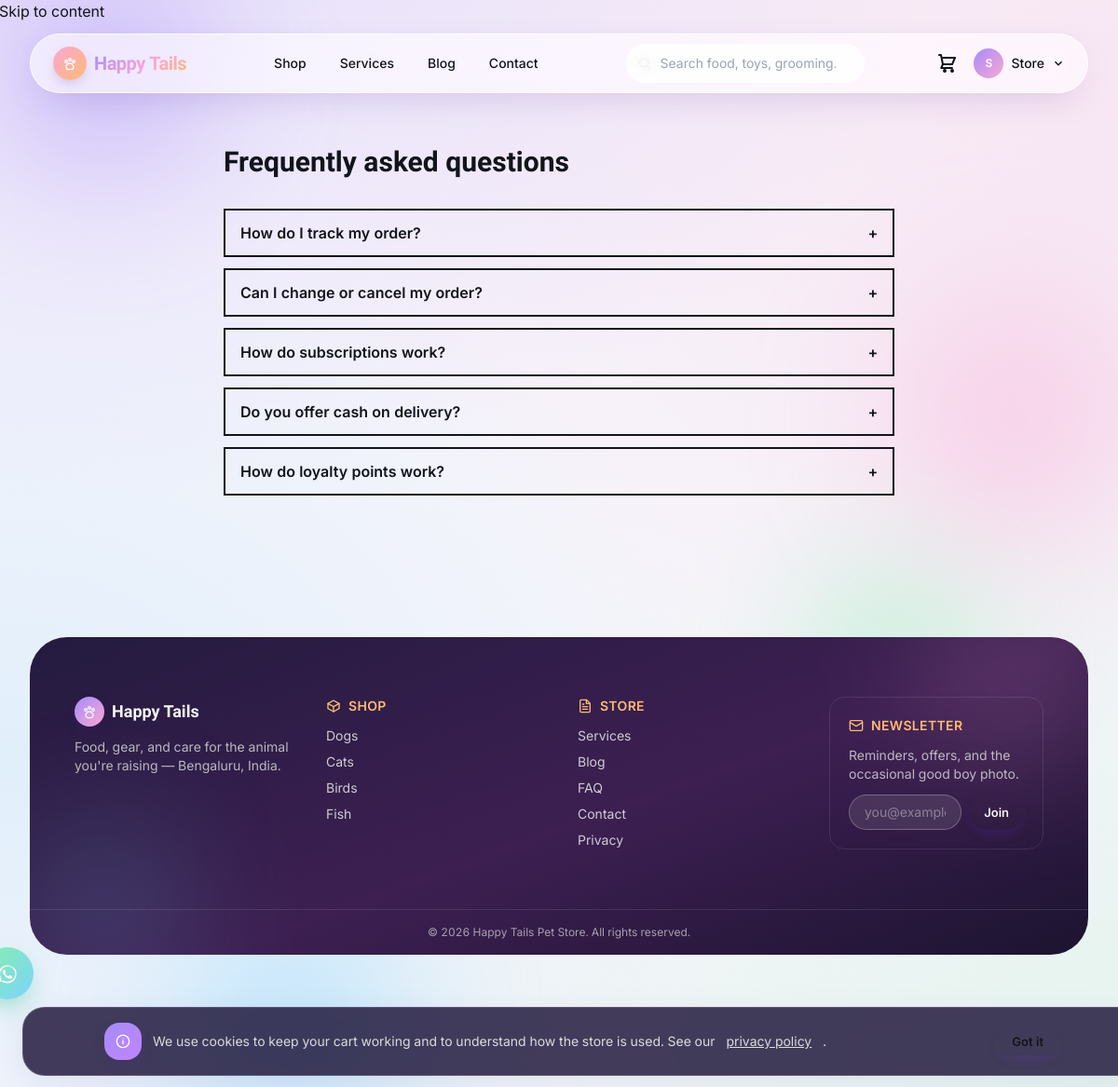
Screenshot of /faq (signed in) with the database file from the repository.
### tables this page shows
CREATE TABLE users (
    id INTEGER PRIMARY KEY AUTOINCREMENT,
    role_id INT NOT NULL,
    name VARCHAR(150) NOT NULL,
    email VARCHAR(191) NOT NULL,
    phone VARCHAR(20) NULL,
    referral_code VARCHAR(20) NULL,
    google_id VARCHAR(50) NULL,
    password_hash VARCHAR(255) NULL,
    is_active INTEGER NOT NULL DEFAULT 1,
    email_verified_at DATETIME NULL,
    two_factor_secret VARCHAR(191) NULL,
    two_factor_enabled INTEGER NOT NULL DEFAULT 0,
    must_reset_password INTEGER NOT NULL DEFAULT 0,
    last_login_at DATETIME NULL,
    last_login_ip VARCHAR(45) NULL,
    created_at DATETIME NOT NULL,
    updated_at DATETIME NOT NULL,
    deleted_at DATETIME NULL,
    CONSTRAINT users_role_fk FOREIGN KEY (role_id) REFERENCES roles(id)
    );

CREATE TABLE faqs (
    id INTEGER PRIMARY KEY AUTOINCREMENT,
    question VARCHAR(255) NOT NULL,
    answer TEXT NOT NULL,
    `group` VARCHAR(100) NOT NULL DEFAULT 'general',
    sort_order INT NOT NULL DEFAULT 0,
    is_published INTEGER NOT NULL DEFAULT 1,
    created_at DATETIME NOT NULL,
    updated_at DATETIME NOT NULL
    );

### app/Views/site/pages/faqs.php (the view, shortened to what the rows shown need)
<section class="mx-auto max-w-3xl px-4 sm:px-6 py-14" x-data="{ open: null }">
  <h1 class="font-display text-3xl font-bold">Frequently asked questions</h1>
  <?php if ($faqs === []): ?>
    <p class="mt-6 text-ink/60">No FAQs published yet.</p>
  <?php else: ?>
    <div class="mt-8 space-y-3">
      <?php foreach ($faqs as $i => $faq): ?>
        <div class="border-2 border-ink">
          <button type="button" @click="open = open === <?= $i ?> ? null : <?= $i ?>"
                  class="w-full flex items-center justify-between px-4 py-3 text-left font-semibold">
            <?= e($faq['question']) ?>
            <span x-text="open === <?= $i ?> ? '−' : '+'" aria-hidden="true"></span>
          </button>
        </div>
      <?php endforeach; ?>
    </div>
  <?php endif; ?>
</section>

### app/Core/Router.php (shortened to what the rows shown need)
<?php
final class Router
{
    private array $routes = [
        'GET' => [], 'POST' => [], 'PUT' => [], 'PATCH' => [], 'DELETE' => [],
    ];
    private string $groupPrefix = '';
    private array $groupMiddleware = [];
    public function group(array $attrs, callable $callback): void
    {
        $previousPrefix = $this->groupPrefix;
        $previousMiddleware = $this->groupMiddleware;
        $this->groupPrefix = $previousPrefix . ($attrs['prefix'] ?? '');
        $this->groupMiddleware = [...$previousMiddleware, ...($attrs['middleware'] ?? [])];
        $this->groupPrefix = $previousPrefix;
        $this->groupMiddleware = $previousMiddleware;
    }
    private function add(string $method, string $uri, mixed $handler, array $middleware): void
    {
        $uri = $this->groupPrefix . $uri;
        $uri = '/' . trim($uri, '/');
        $paramNames = [];
        $pattern = preg_replace_callback('#\{([a-zA-Z_][a-zA-Z0-9_]*)\}#', static function (array $m) use (&$paramNames) {
            $paramNames[] = $m[1];
            return '([^/]+)';
        }, $uri);
        $this->routes[$method][] = [
            'uri' => $uri,
            'pattern' => '#^' . $pattern . '$#',
            'handler' => $handler,
            'middleware' => [...$this->groupMiddleware, ...$middleware],
            'params' => $paramNames,
        ];
    }
    public function dispatch(Request $request): void
    {
        $method = $request->method();
        $path = $request->path();
        foreach ($this->routes[$method] ?? [] as $route) {
            if (preg_match($route['pattern'], $path, $matches)) {
                array_shift($matches);
                $params = array_combine($route['params'], $matches);
                $pipeline = array_reduce(
                    array_reverse($route['middleware']),
                    fn (callable $next, string $spec) => fn () => $this->resolveMiddleware($spec)->handle($request, $next),
                    fn () => $this->callHandler($route['handler'], $request, $params),
                );
                $pipeline();
                return;
            }
        }
    }
    private function resolveMiddleware(string $spec): object
    {
        $args = [];
        return new $class(...$args);
    }
    private function callHandler(mixed $handler, Request $request, array $params): mixed
    {
        if (is_array($handler)) {
            [$class, $method] = $handler;
            $controller = new $class();
            return $controller->{$method}($request, ...array_values($params));
        }
        throw new \RuntimeException('Invalid route handler');
    }
}

### app/Views/layouts/site.php (shortened to what the rows shown need)
<!doctype html>
<html lang="en">
<head>
<script src="https://cdn.tailwindcss.com"></script>
<link rel="stylesheet" href="/assets/css/app.css">
</head>
<body class="site-shell text-ink font-sans antialiased">
<div class="site-blob-layer" aria-hidden="true">
  <div class="site-blob site-blob--1"></div>
  <div class="site-blob site-blob--2"></div>
  <div class="site-blob site-blob--3"></div>
  <div class="site-blob site-blob--4"></div>
</div>
<a href="#main" class="sr-only focus:not-sr-only focus:absolute focus:top-2 focus:left-2 focus:z-50 focus:bg-leash focus:text-paper focus:px-4 focus:py-2">Skip to content</a>
<?php
  $cartItemCount = 0;
  if (auth()->check()) {
    $cartRow = \App\Core\Database::instance()->selectOne('SELECT id FROM carts WHERE user_id = :uid ORDER BY id DESC LIMIT 1', ['uid' => auth()->id()]);
    if ($cartRow) { $cartItemCount = \App\Models\Cart::itemCount((int) $cartRow['id']); }
  } elseif (!empty($_COOKIE['petshop_cart'])) {
    $cartRow = \App\Core\Database::instance()->selectOne('SELECT id FROM carts WHERE session_token = :t LIMIT 1', ['t' => $_COOKIE['petshop_cart']]);
    if ($cartRow) { $cartItemCount = \App\Models\Cart::itemCount((int) $cartRow['id']); }
  }
?>
<header class="sticky top-0 z-40 px-3 sm:px-6 lg:px-8 pt-3" x-data="{ open: false }">
  <div class="mx-auto max-w-7xl">
    <div class="site-nav flex h-16 items-center justify-between rounded-full px-4 sm:px-6 transition-shadow duration-300">
      <a href="/" class="flex items-center gap-2 font-display text-xl font-bold tracking-tight">
        <span class="icon-chip icon-chip-leash !w-9 !h-9 !rounded-full"><?= icon('paw', 'h-4 w-4') ?></span>
        <span class="text-gradient">Happy&nbsp;Tails</span>
      </a>
      <nav class="hidden md:flex items-center gap-1 text-sm font-medium" aria-label="Primary">
        <a href="/shop" class="rounded-full px-4 py-2 transition-colors duration-200 hover:bg-white/60 hover:text-[#7c3aed]">Shop</a>
        <a href="/services" class="rounded-full px-4 py-2 transition-colors duration-200 hover:bg-white/60 hover:text-[#7c3aed]">Services</a>
        <a href="/blog" class="rounded-full px-4 py-2 transition-colors duration-200 hover:bg-white/60 hover:text-[#7c3aed]">Blog</a>
        <a href="/contact" class="rounded-full px-4 py-2 transition-colors duration-200 hover:bg-white/60 hover:text-[#7c3aed]">Contact</a>
      </nav>
      <div class="hidden md:block relative w-64"
           x-data="{ q: '', results: [], open: false, timer: null,
                      search() { clearTimeout(this.timer); this.timer = setTimeout(async () => {
                        if (this.q.length < 2) { this.results = []; return; }
                        const res = await fetch('/api/v1/search/autocomplete?q=' + encodeURIComponent(this.q));
                        const data = await res.json();
                        this.results = data.results; this.open = true;
                      }, 200); } }"
           @click.outside="open = false">
        <span class="pointer-events-none absolute left-3 top-1/2 -translate-y-1/2 text-ink/40"><?= icon('search', 'h-4 w-4') ?></span>
        <input id="site-search" type="search" x-model="q" @input="search()" @focus="open = results.length > 0"
               placeholder="Search food, toys, grooming…" autocomplete="off"
               class="input !rounded-full pl-9 !bg-white/70 !border-white/80 text-sm">
      </div>
      <div class="flex items-center gap-4">
        <a href="/cart" class="relative flex items-center justify-center text-ink hover:text-[#7c3aed] transition-colors duration-150" aria-label="Cart<?= $cartItemCount > 0 ? ' — ' . $cartItemCount . ' item' . ($cartItemCount === 1 ? '' : 's') : '' ?>">
          <?= icon('cart', 'h-6 w-6') ?>
        </a>
        <?php if (auth()->check()): ?>
          <?php $navUser = auth()->user(); ?>
          <div class="relative" x-data="{ userMenuOpen: false }" @click.outside="userMenuOpen = false" @keydown.escape="userMenuOpen = false">
            <button type="button" @click="userMenuOpen = !userMenuOpen" :aria-expanded="userMenuOpen" aria-haspopup="true"
                    class="flex items-center gap-2 hover:text-[#7c3aed] transition-colors duration-150">
              <span class="flex h-8 w-8 shrink-0 items-center justify-center rounded-full text-paper text-xs font-bold" style="background: linear-gradient(135deg, var(--lav), var(--blush));" aria-hidden="true">
                <?= e(mb_strtoupper(mb_substr($navUser['name'], 0, 1))) ?>
              </span>
              <span class="hidden lg:inline text-sm font-medium max-w-[8rem] truncate"><?= e(explode(' ', (string) $navUser['name'])[0]) ?></span>
              <svg width="14" height="14" viewBox="0 0 24 24" fill="none" stroke="currentColor" stroke-width="2.5" aria-hidden="true"
                   class="hidden lg:block transition-transform duration-150" :class="userMenuOpen ? 'rotate-180' : ''">
                <path d="M6 9l6 6 6-6"/>
              </svg>
            </button>
          </div>
        <?php else: ?>
          <a href="/account/login" class="btn btn-primary btn-sm">Login</a>
        <?php endif; ?>
      </div>
    </div>
  </div>
</header>
<main id="main">
<?= \App\Core\View::section('content') ?>
</main>
<footer class="mt-24 mx-3 sm:mx-6 lg:mx-8 mb-3 rounded-[2.5rem] text-paper overflow-hidden relative" style="background: linear-gradient(160deg, #241b3f, #3d1f52 55%, #1c1430);">
  <div class="pointer-events-none absolute -top-24 -right-16 w-72 h-72 rounded-full opacity-25 blur-3xl" style="background: radial-gradient(circle, var(--blush), transparent 70%);"></div>
  <div class="pointer-events-none absolute -bottom-24 -left-16 w-72 h-72 rounded-full opacity-25 blur-3xl" style="background: radial-gradient(circle, var(--skyb), transparent 70%);"></div>
  <div class="relative mx-auto max-w-7xl px-6 sm:px-10 lg:px-12 py-16 grid grid-cols-1 md:grid-cols-4 gap-10">
    <div>
      <p class="flex items-center gap-2 font-display text-lg font-bold">
        <span class="icon-chip !w-8 !h-8" style="background: linear-gradient(135deg, var(--lav), var(--blush));"><?= icon('paw', 'h-4 w-4') ?></span>
        Happy Tails
      </p>
      <p class="mt-3 text-sm text-paper/70">Food, gear, and care for the animal you're raising — Bengaluru, India.</p>
    </div>
    <div>
      <p class="flex items-center gap-2 text-sm font-semibold uppercase tracking-wide" style="color: var(--peach);"><?= icon('box', 'h-4 w-4') ?> Shop</p>
      <ul class="mt-3 space-y-2 text-sm text-paper/80">
        <li><a href="/shop?pet=dog" class="hover:text-paper">Dogs</a></li>
        <li><a href="/shop?pet=cat" class="hover:text-paper">Cats</a></li>
        <li><a href="/shop?pet=bird" class="hover:text-paper">Birds</a></li>
        <li><a href="/shop?pet=fish" class="hover:text-paper">Fish</a></li>
      </ul>
    </div>
    <div>
      <p class="flex items-center gap-2 text-sm font-semibold uppercase tracking-wide" style="color: var(--peach);"><?= icon('document', 'h-4 w-4') ?> Store</p>
      <ul class="mt-3 space-y-2 text-sm text-paper/80">
        <li><a href="/services" class="hover:text-paper">Services</a></li>
        <li><a href="/blog" class="hover:text-paper">Blog</a></li>
        <li><a href="/faq" class="hover:text-paper">FAQ</a></li>
        <li><a href="/contact" class="hover:text-paper">Contact</a></li>
        <li><a href="/legal/privacy" class="hover:text-paper">Privacy</a></li>
      </ul>
    </div>
    <div class="rounded-2xl bg-white/8 backdrop-blur p-5 border border-white/10">
      <p class="flex items-center gap-2 text-sm font-semibold uppercase tracking-wide" style="color: var(--peach);"><?= icon('mail', 'h-4 w-4') ?> Newsletter</p>
      <p class="mt-3 text-sm text-paper/70">Reminders, offers, and the occasional good boy photo.</p>
      <form method="POST" action="/newsletter/subscribe" class="mt-3 flex gap-2">
        <input id="newsletter-email" type="email" name="email" required placeholder="you@example.com"
               class="min-w-0 flex-1 rounded-full border border-white/25 bg-white/10 px-4 py-2 text-sm placeholder:text-paper/40 focus:border-white/60 outline-none">
        <button type="submit" class="btn btn-sm shrink-0">Join</button>
      </form>
    </div>
  </div>
  <div class="relative border-t border-white/10 py-4 text-center text-xs text-paper/60">
    &copy; <?= date('Y') ?> Happy Tails Pet Store. All rights reserved.
  </div>
</footer>
<a href="https://wa.me/910000000000" target="_blank" rel="noopener" aria-label="Chat on WhatsApp"
   class="pulse-ring soft-drift fixed bottom-5 right-5 z-40 flex h-14 w-14 items-center justify-center rounded-full text-paper shadow-lg hover:scale-110 transition-transform duration-150"
   style="background: linear-gradient(135deg, var(--mint), var(--skyb)); box-shadow: 0 12px 28px -8px rgba(16,185,129,0.5);">
</a>
<div x-data="{ visible: !localStorage.getItem('petshop_cookie_consent') }" x-show="visible" x-cloak x-transition.origin.bottom
     class="glass fixed inset-x-3 sm:inset-x-6 bottom-3 z-50 rounded-3xl px-5 py-4 sm:px-6" style="background: rgba(36, 27, 63, 0.85); border-color: rgba(255,255,255,0.15);">
  <div class="mx-auto max-w-5xl flex flex-col sm:flex-row items-center justify-between gap-3">
    <p class="flex items-center gap-3 text-sm text-paper/85">
      <span class="icon-chip icon-chip-plum shrink-0"><?= icon('info', 'h-4 w-4') ?></span>
      We use cookies to keep your cart working and to understand how the store is used. See our <a href="/legal/privacy" class="underline">privacy policy</a>.
    </p>
    <button type="button" @click="localStorage.setItem('petshop_cookie_consent','1'); visible = false"
            class="btn btn-sm shrink-0">Got it</button>
  </div>
</div>
</body>
</html>

### rows the page displays
users: name "S", name "Store"
faqs: question "How do I track my order?"
faqs: question "Can I change or cancel my order?"
faqs: question "How do subscriptions work?"
faqs: question "Do you offer cash on delivery?"
faqs: question "How do loyalty points work?"
